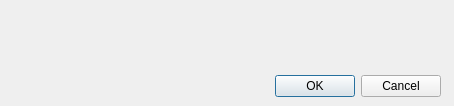
<?xml version="1.0" encoding="UTF-8"?>
<ui version="4.0">
 <class>delete_dialog</class>
 <widget class="QDialog" name="delete_dialog">
  <property name="geometry">
   <rect>
    <x>0</x>
    <y>0</y>
    <width>454</width>
    <height>106</height>
   </rect>
  </property>
  <property name="windowTitle">
   <string>Dialog</string>
  </property>
  <widget class="QDialogButtonBox" name="buttonBox">
   <property name="geometry">
    <rect>
     <x>100</x>
     <y>70</y>
     <width>341</width>
     <height>32</height>
    </rect>
   </property>
   <property name="orientation">
    <enum>Qt::Horizontal</enum>
   </property>
   <property name="standardButtons">
    <set>QDialogButtonBox::Cancel|QDialogButtonBox::Ok</set>
   </property>
  </widget>
  <widget class="QLabel" name="label">
   <property name="geometry">
    <rect>
     <x>80</x>
     <y>30</y>
     <width>361</width>
     <height>31</height>
    </rect>
   </property>
   <property name="text">
    <string/>
   </property>
  </widget>
  <widget class="QLabel" name="icon_label">
   <property name="geometry">
    <rect>
     <x>16</x>
     <y>20</y>
     <width>61</width>
     <height>51</height>
    </rect>
   </property>
   <property name="text">
    <string/>
   </property>
  </widget>
 </widget>
 <resources/>
 <connections>
  <connection>
   <sender>buttonBox</sender>
   <signal>accepted()</signal>
   <receiver>delete_dialog</receiver>
   <slot>accept()</slot>
   <hints>
    <hint type="sourcelabel">
     <x>248</x>
     <y>254</y>
    </hint>
    <hint type="destinationlabel">
     <x>157</x>
     <y>274</y>
    </hint>
   </hints>
  </connection>
  <connection>
   <sender>buttonBox</sender>
   <signal>rejected()</signal>
   <receiver>delete_dialog</receiver>
   <slot>reject()</slot>
   <hints>
    <hint type="sourcelabel">
     <x>316</x>
     <y>260</y>
    </hint>
    <hint type="destinationlabel">
     <x>286</x>
     <y>274</y>
    </hint>
   </hints>
  </connection>
 </connections>
</ui>
